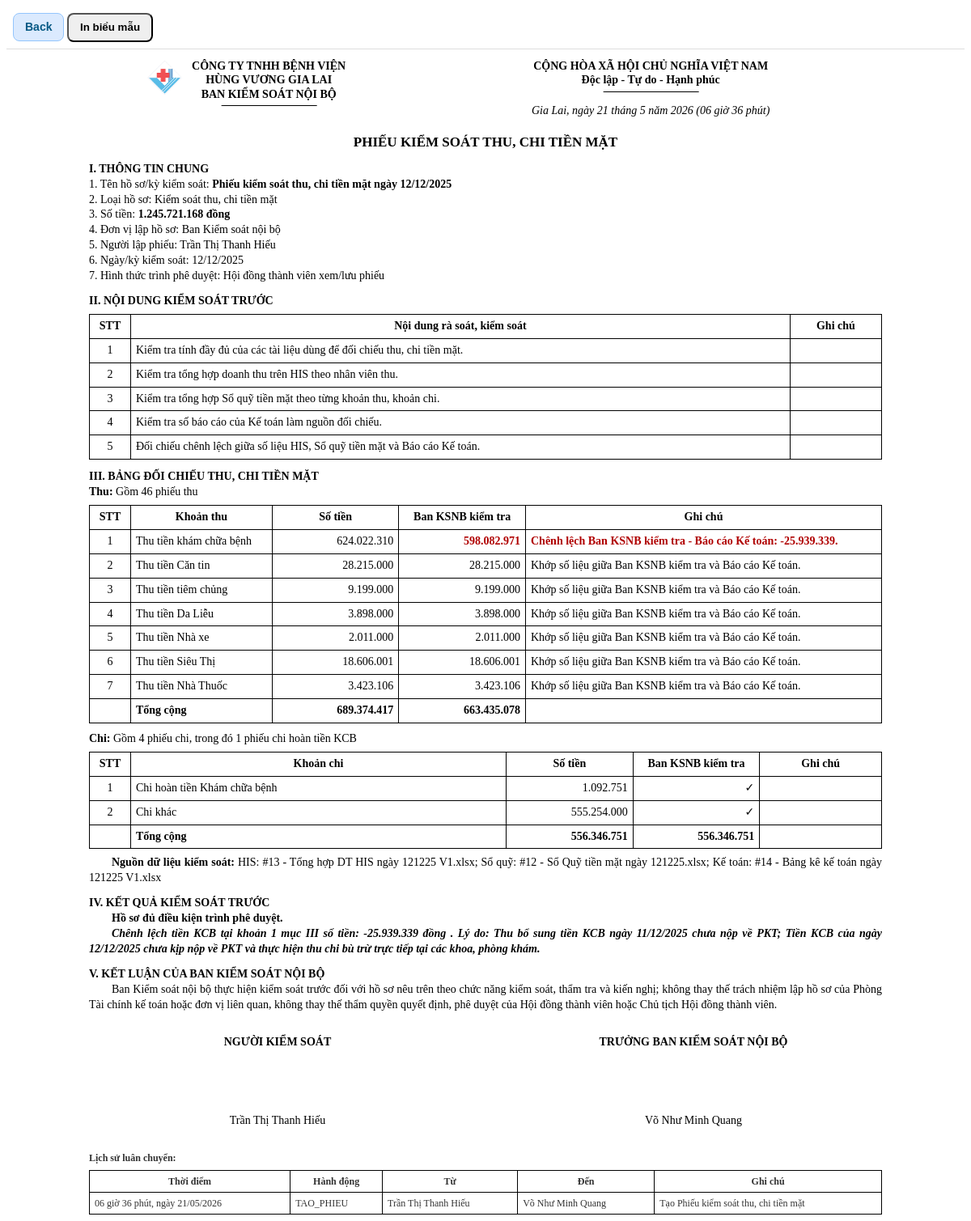
Before: /cash-control/vouchers/37/print (signed in) with the older database file.
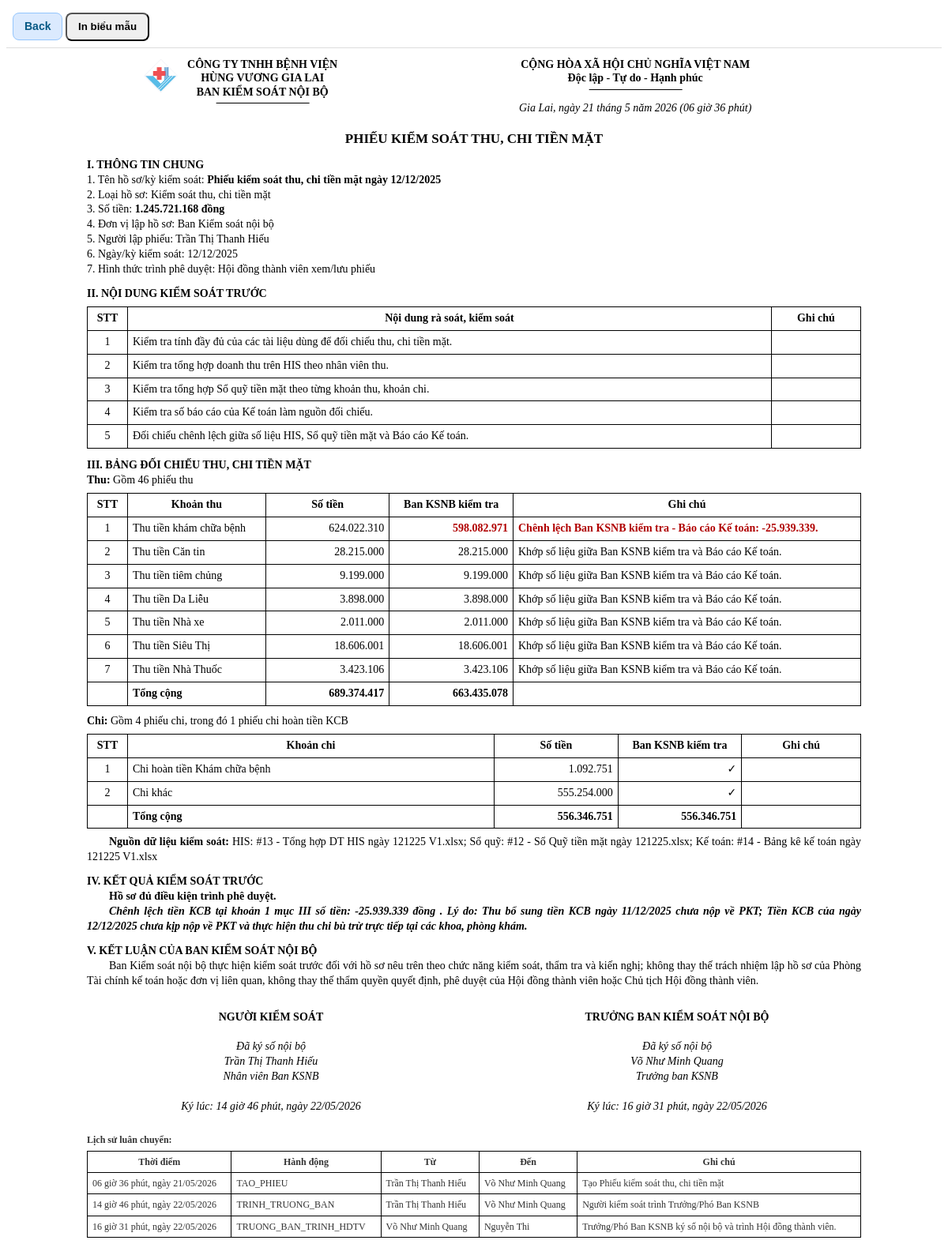
After: the same page with the newer database file.
### tables this page shows
CREATE TABLE cash_control_voucher_items (
                id INTEGER PRIMARY KEY AUTOINCREMENT,
                voucher_id INTEGER NOT NULL,
                group_type TEXT NOT NULL,
                item_order INTEGER NOT NULL DEFAULT 0,
                item_name TEXT NOT NULL,
                document_amount REAL NOT NULL DEFAULT 0,
                ksnb_check_type TEXT NOT NULL DEFAULT 'MATCH',
                ksnb_checked_amount REAL,
                ksnb_note TEXT,
                FOREIGN KEY(voucher_id) REFERENCES cash_control_vouchers(id) ON DELETE CASCADE
            );

CREATE TABLE cash_control_voucher_routes (
                id INTEGER PRIMARY KEY AUTOINCREMENT,
                voucher_id INTEGER NOT NULL,
                action TEXT NOT NULL,
                from_user_id INTEGER,
                to_user_id INTEGER,
                note TEXT,
                created_at TEXT NOT NULL DEFAULT CURRENT_TIMESTAMP,
                FOREIGN KEY(voucher_id) REFERENCES cash_control_vouchers(id) ON DELETE CASCADE
            );

CREATE TABLE cash_control_voucher_signatures (
                id INTEGER PRIMARY KEY AUTOINCREMENT,
                voucher_id INTEGER NOT NULL,
                signer_id INTEGER NOT NULL,
                signer_name TEXT NOT NULL,
                signer_role TEXT NOT NULL,
                signature_text TEXT NOT NULL,
                signed_at TEXT NOT NULL DEFAULT CURRENT_TIMESTAMP,
                FOREIGN KEY(voucher_id) REFERENCES cash_control_vouchers(id) ON DELETE CASCADE
            );

### app/models.py (models this page shows)
class Users(Base):
    __tablename__ = "users"
    id = Column(Integer, primary_key=True)
    username = Column(String, unique=True, nullable=False, index=True)
    full_name = Column(String, nullable=False)
    password_hash = Column(String, nullable=False)
    unit_code = Column(String, nullable=False, default="THANH_VIEN_TRUNG_TAP")
    role_code = Column(String, nullable=False, default="THANH_VIEN_TRUNG_TAP")
    position_title = Column(String, nullable=False, default="Thành viên trưng tập")
    is_active = Column(Integer, nullable=False, default=1)
    created_at = Column(String, nullable=False)
    status = column_property(
        case(
            (is_active == 1, "ACTIVE"),
            else_="LOCKED",
        )
    )

### app/routers/cash_control.py (the view)
@router.get("/vouchers/{voucher_id}/print")
def cash_control_voucher_print(request: Request, voucher_id: int):
    denied = require_login(request)
    if denied:
        return denied
    user = request.state.user
    data = fetch_full_cash_control_voucher(voucher_id)
    voucher = data.get("voucher")
    if not can_view_cash_control_voucher(user, voucher):
        return RedirectResponse("/cash-control?main_tab=voucher", status_code=303)
    if user.get("role_code") in BOARD_ROLES and voucher["status"] == "SUBMITTED_TO_BOARD":
        with get_conn() as conn:
            current_voucher = conn.execute(
                "SELECT status, current_handler, board_user_id FROM cash_control_vouchers WHERE id = ?",
                (voucher_id,),
            ).fetchone()
            if current_voucher and current_voucher["status"] == "SUBMITTED_TO_BOARD" and (
                current_voucher["current_handler"] == user["id"]
                or current_voucher["board_user_id"] == user["id"]
                or current_voucher["current_handler"] is None
            ):
                now_vn = vn_now_text()
                conn.execute(
                    "UPDATE cash_control_vouchers SET status = 'BOARD_VIEWED', current_handler = NULL WHERE id = ?",
                    (voucher_id,),
                )
                conn.execute(
                    """
                    INSERT INTO cash_control_voucher_routes(voucher_id, action, from_user_id, note, created_at)
                    VALUES (?, 'HDTV_XEM_PHIEU', ?, ?, ?)
                    """,
                    (voucher_id, user["id"], "HĐTV đã mở xem Phiếu kiểm soát thu, chi tiền mặt.", now_vn),
                )
                conn.commit()
                data = fetch_full_cash_control_voucher(voucher_id)
                voucher = data.get("voucher")
    his_batch_id = voucher["his_batch_id"] if voucher and "his_batch_id" in voucher.keys() else None
    if his_batch_id:
        with get_conn() as conn:
            his_cash_row = conn.execute(
                """
                SELECT COALESCE(SUM(tien_mat), 0) AS his_cash_amount
                FROM cash_control_employee_summaries
                WHERE batch_id = ?
                """,
                (his_batch_id,),
            ).fetchone()
        his_cash_amount = money_value(his_cash_row["his_cash_amount"] if his_cash_row else 0)
        for item in data.get("revenue_items", []):
            if item.get("item_name") == "Thu tiền khám chữa bệnh":
                old_checked_amount = money_value(item.get("ksnb_checked_amount"))
                item["ksnb_checked_amount"] = his_cash_amount
                item["ksnb_check_type"] = (
                    "DIFFERENT"
                    if abs(his_cash_amount - money_value(item.get("document_amount"))) >= 1
                    else "MATCH"
                )
                data["ksnb_total"] = money_value(data.get("ksnb_total")) - old_checked_amount + his_cash_amount
                data["diff_total"] = money_value(data.get("document_total")) - money_value(data.get("ksnb_total"))
                break
    return templates.TemplateResponse(
        "cash_control_voucher_print.html",
        {
            "request": request,
            "user": request.state.user,
            "format_vn_sqlite_datetime": format_vn_sqlite_datetime,
            "format_vn_sqlite_time_text": format_vn_sqlite_time_text,
            "cash_control_status_labels": CASH_CONTROL_STATUS_LABELS,
            **data,
        },
    )

### app/templates/cash_control_voucher_print.html (shortened to what the changed rows need)
<!doctype html>
<html lang="vi">
<head>
</head>
<body>
<div class="sheet">
  <div class="header">
    <div class="left-head">
    </div>
    <div class="right-head">
    </div>
  </div>
  <div class="title">Phiếu kiểm soát thu, chi tiền mặt</div>
  {% set raw_section_v_text = voucher.section_v_text or '' %}
  {% set context_source_data_text = source_data_text|default('') %}
  {% set source_data_text = context_source_data_text if context_source_data_text else (raw_section_v_text if raw_section_v_text.startswith('Nguồn dữ liệu kiểm soát:') else '') %}
  {% set section_no = namespace(value=4) %}
  <div class="section-title">I. Thông tin chung</div>
  <div>1. Tên hồ sơ/kỳ kiểm soát: <b>{{ voucher.title }}</b></div>
  <div>2. Loại hồ sơ: Kiểm soát thu, chi tiền mặt</div>
  <div>3. Số tiền: <b>{{ '{:,.0f}'.format(document_total or 0).replace(',', '.') }} đồng</b></div>
  <div>4. Đơn vị lập hồ sơ: Ban Kiểm soát nội bộ</div>
  <div>5. Người lập phiếu: {{ voucher.creator_name }}</div>
  <div>6. Ngày/kỳ kiểm soát: {{ voucher.voucher_date or '' }}</div>
  <div>7. Hình thức trình phê duyệt: Hội đồng thành viên xem/lưu phiếu</div>
  <div class="section-title">II. Nội dung kiểm soát trước</div>
  <table>
    <thead>
      <tr>
        <th class="stt">STT</th>
        <th>Nội dung rà soát, kiểm soát</th>
        <th>Ghi chú</th>
      </tr>
    </thead>
    <tbody>
    </tbody>
  </table>
  <div class="section-title">III. Bảng đối chiếu thu, chi tiền mặt</div>
  <div><b>Thu:</b> Gồm {{ voucher.receipt_count or 0 }} phiếu thu</div>
  <table>
    <thead>
      <tr>
        <th class="stt">STT</th>
        <th>Khoản thu</th>
        <th class="amount-col">Số tiền</th>
        <th class="amount-col">Ban KSNB kiểm tra</th>
        <th>Ghi chú</th>
      </tr>
    </thead>
    <tbody>
      {% set revenue_stt = namespace(value=0) %}
      {% for item in revenue_items %}
      {% if (item.document_amount or 0) != 0 or (item.ksnb_checked_amount or 0) != 0 %}
      {% set revenue_stt.value = revenue_stt.value + 1 %}
      <tr>
        <td class="stt">{{ revenue_stt.value }}</td>
        <td>{{ item.item_name }}</td>
        <td class="num amount-col">{{ '{:,.0f}'.format(item.document_amount or 0).replace(',', '.') }}</td>
        <td class="num amount-col {% if item.ksnb_check_type == 'DIFFERENT' %}warning-cell{% endif %}">
          {{ '{:,.0f}'.format(item.ksnb_checked_amount or 0).replace(',', '.') }}
        </td>
        <td class="{% if item.ksnb_check_type == 'DIFFERENT' %}warning-cell{% endif %}">{{ item.ksnb_note or '' }}</td>
      </tr>
      {% endif %}
      {% endfor %}
    </tbody>
  </table>
  <div style="margin-top:10px;"><b>Chi:</b> Gồm {{ voucher.expense_count or 0 }} phiếu chi, trong đó {{ voucher.refund_kcb_count or 0 }} phiếu chi hoàn tiền KCB</div>
  <table>
    <thead>
      <tr>
        <th class="stt">STT</th>
        <th>Khoản chi</th>
        <th class="amount-col">Số tiền</th>
        <th class="amount-col">Ban KSNB kiểm tra</th>
        <th>Ghi chú</th>
      </tr>
    </thead>
    <tbody>
      {% set expense_stt = namespace(value=0) %}
      {% for item in expense_items %}
      {% if (item.document_amount or 0) != 0 %}
      {% set expense_stt.value = expense_stt.value + 1 %}
      <tr>
        <td class="stt">{{ expense_stt.value }}</td>
        <td>{{ item.item_name }}</td>
        <td class="num amount-col">{{ '{:,.0f}'.format(item.document_amount or 0).replace(',', '.') }}</td>
        <td class="num amount-col {% if item.ksnb_check_type in ['DIFFERENT','REJECTED'] %}warning-cell{% endif %}">
          {% if item.ksnb_check_type == 'MATCH' %}
            ✓
          {% elif item.ksnb_check_type == 'REJECTED' %}
            0
          {% else %}
            {{ '{:,.0f}'.format(item.ksnb_checked_amount or 0).replace(',', '.') }}
          {% endif %}
        </td>
        <td class="{% if item.ksnb_check_type in ['DIFFERENT','REJECTED'] %}warning-cell{% endif %}">{{ item.ksnb_note or '' }}</td>
      </tr>
      {% endif %}
      {% endfor %}
    </tbody>
  </table>
  {% if source_data_text %}
  <div class="indent" style="margin-top:8px;">
    <b>Nguồn dữ liệu kiểm soát:</b> {{ source_data_text.replace('Nguồn dữ liệu kiểm soát:', '').strip() }}
  </div>
  {% endif %}
  <div class="section-title">IV. Kết quả kiểm soát trước</div>
  <div class="indent"><b>{{ voucher.section_iv_result or '' }}</b></div>
  {% if voucher.section_iv_note %}
  <div class="indent"><b><i>{{ voucher.section_iv_note }}</i></b></div>
  {% endif %}
  {% set section_no.value = 5 %}
  <div class="section-title">
    {% if section_no.value == 5 %}V{% elif section_no.value == 6 %}VI{% elif section_no.value == 7 %}VII{% endif %}. Kết luận của Ban Kiểm soát nội bộ
  </div>
  <div class="indent">
    Ban Kiểm soát nội bộ thực hiện kiểm soát trước đối với hồ sơ nêu trên theo chức năng kiểm soát,
    thẩm tra và kiến nghị; không thay thế trách nhiệm lập hồ sơ của Phòng Tài chính kế toán hoặc đơn vị liên quan,
    không thay thế thẩm quyền quyết định, phê duyệt của Hội đồng thành viên hoặc Chủ tịch Hội đồng thành viên.
  </div>
  <div class="sign-grid">
    <div class="sign-cell">
      <div class="sign-title">Người kiểm soát</div>
      {% set creator_sig = signatures | selectattr('signer_role', 'equalto', 'NGUOI_KIEM_SOAT') | list %}
      {% if creator_sig %}
        {% if creator_sig[0].signature_text and creator_sig[0].signature_text.startswith('Không ký số') %}
      <div class="sign-blank"></div>
      <div>{{ creator_sig[0].signer_name }}</div>
        {% else %}
      <div class="sign-content">{{ creator_sig[0].signature_text }}{% if creator_sig[0].signed_at_vn_text %}
Ký lúc: {{ creator_sig[0].signed_at_vn_text }}{% endif %}</div>
        {% endif %}
      {% else %}
      <div class="sign-blank"></div>
      <div>{{ voucher.creator_name }}</div>
      {% endif %}
    </div>
    <div class="sign-cell">
      <div class="sign-title">Trưởng ban Kiểm soát nội bộ</div>
      {% set head_sig = signatures | selectattr('signer_role', 'equalto', 'TRUONG_BAN') | list %}
      {% set delegated_sig = signatures | selectattr('signer_role', 'equalto', 'TRUONG_BAN_UY_QUYEN') | list %}
      {% if head_sig %}
        {% if head_sig[0].signature_text and head_sig[0].signature_text.startswith('Không ký số') %}
      <div class="sign-blank"></div>
      <div>{{ head_sig[0].signer_name }}</div>
        {% else %}
      <div class="sign-content">{{ head_sig[0].signature_text }}{% if head_sig[0].signed_at_vn_text %}
Ký lúc: {{ head_sig[0].signed_at_vn_text }}{% endif %}</div>
        {% endif %}
      {% elif delegated_sig %}
      <div class="sign-content">{{ delegated_sig[0].signature_text }}{% if delegated_sig[0].signed_at_vn_text %}
Ký lúc: {{ delegated_sig[0].signed_at_vn_text }}{% endif %}</div>
      {% else %}
      <div class="sign-blank"></div>
      <div>{{ voucher.head_name or '' }}</div>
      {% endif %}
    </div>
  </div>
  <div class="route-history">
    <b>Lịch sử luân chuyển:</b>
    <table>
      <thead>
        <tr>
          <th>Thời điểm</th>
          <th>Hành động</th>
          <th>Từ</th>
          <th>Đến</th>
          <th>Ghi chú</th>
        </tr>
      </thead>
      <tbody>
        {% for r in routes %}
        <tr>
          <td>{{ r.created_at_vn_text or r.created_at }}</td>
          <td>{{ r.action }}</td>
          <td>{{ r.from_name or '' }}</td>
          <td>{{ r.to_name or '' }}</td>
          <td>{{ r.note or '' }}</td>
        </tr>
        {% endfor %}
      </tbody>
    </table>
  </div>
</div>
</body>
</html>

Changed rows visible on the page:
no longer on this page (row unchanged): Users: full_name "Võ Như Minh Quang"
shown differently, row unchanged: Users "Trần Thị Thanh Hiếu": creator_name "Trần Thị Thanh Hiếu" → (not shown)
added cash_control_voucher_signatures: signature_text "Đã ký số nội bộ Trần Thị Thanh Hiếu Nhân viên Ban KSNB"
added cash_control_voucher_signatures: signature_text "Đã ký số nội bộ Võ Như Minh Quang Trưởng ban KSNB"
added cash_control_voucher_routes: created_at_vn_text "14 giờ 46 phút, ngày 22/05/2026", action "TRINH_TRUONG_BAN", full_name "Trần Thị Thanh Hiếu", full_name "Võ Như Minh Quang", note "Người kiểm soát trình Trưởng/Phó Ban KSNB"
added cash_control_voucher_routes: created_at_vn_text "16 giờ 31 phút, ngày 22/05/2026", action "TRUONG_BAN_TRINH_HDTV", full_name "Võ Như Minh Quang", full_name "Nguyễn Thi", note "Trưởng/Phó Ban KSNB ký số nội bộ và trình Hội đồng thành viên."
Other visible differences:
{{ creator_sig[0].signed_at_vn_text }}: (not shown) → "14 giờ 46 phút, ngày 22/05/2026"
{{ head_sig[0].signed_at_vn_text }}: (not shown) → "16 giờ 31 phút, ngày 22/05/2026"
text now shown: "Ký lúc: Ký lúc:"
